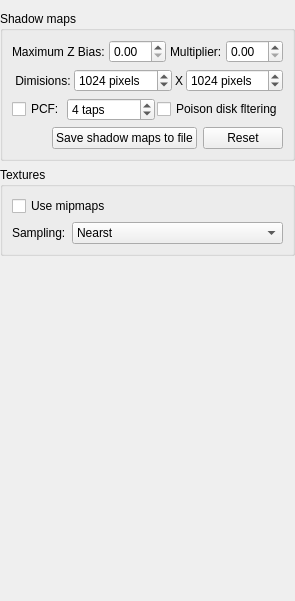
     <widget class="QWidget" name="tabRendering">
      <attribute name="title">
       <string>Renderer</string>
      </attribute>
      <layout class="QVBoxLayout" name="_19">
       <property name="leftMargin">
        <number>0</number>
       </property>
       <property name="rightMargin">
        <number>0</number>
       </property>
       <item>
        <widget class="QGroupBox" name="groupBox">
         <property name="title">
          <string>Shadow maps</string>
         </property>
         <layout class="QVBoxLayout" name="_14">
          <item>
           <layout class="QHBoxLayout" name="layout_14">
            <property name="spacing">
             <number>4</number>
            </property>
            <item>
             <widget class="QLabel" name="label_22">
              <property name="sizePolicy">
               <sizepolicy hsizetype="Preferred" vsizetype="Preferred">
                <horstretch>0</horstretch>
                <verstretch>0</verstretch>
               </sizepolicy>
              </property>
              <property name="text">
               <string>Maximum Z Bias:</string>
              </property>
             </widget>
            </item>
            <item>
             <widget class="QDoubleSpinBox" name="maxZBias">
              <property name="sizePolicy">
               <sizepolicy hsizetype="Expanding" vsizetype="Fixed">
                <horstretch>0</horstretch>
                <verstretch>0</verstretch>
               </sizepolicy>
              </property>
             </widget>
            </item>
            <item>
             <widget class="QLabel" name="label_23">
              <property name="sizePolicy">
               <sizepolicy hsizetype="Preferred" vsizetype="Preferred">
                <horstretch>0</horstretch>
                <verstretch>0</verstretch>
               </sizepolicy>
              </property>
              <property name="text">
               <string>Multiplier:</string>
              </property>
             </widget>
            </item>
            <item>
             <widget class="QDoubleSpinBox" name="zBiasMultiplier">
              <property name="sizePolicy">
               <sizepolicy hsizetype="Expanding" vsizetype="Fixed">
                <horstretch>0</horstretch>
                <verstretch>0</verstretch>
               </sizepolicy>
              </property>
             </widget>
            </item>
           </layout>
          </item>
          <item>
           <layout class="QHBoxLayout" name="layout_13">
            <property name="spacing">
             <number>3</number>
            </property>
            <item>
             <widget class="QLabel" name="label_20">
              <property name="sizePolicy">
               <sizepolicy hsizetype="Minimum" vsizetype="Preferred">
                <horstretch>0</horstretch>
                <verstretch>0</verstretch>
               </sizepolicy>
              </property>
              <property name="text">
               <string> Dimisions:</string>
              </property>
             </widget>
            </item>
            <item>
             <widget class="QSpinBox" name="shadowMapXDimision">
              <property name="sizePolicy">
               <sizepolicy hsizetype="Expanding" vsizetype="Fixed">
                <horstretch>0</horstretch>
                <verstretch>0</verstretch>
               </sizepolicy>
              </property>
              <property name="suffix">
               <string> pixels</string>
              </property>
              <property name="minimum">
               <number>1</number>
              </property>
              <property name="maximum">
               <number>32768</number>
              </property>
              <property name="value">
               <number>1024</number>
              </property>
             </widget>
            </item>
            <item>
             <widget class="QLabel" name="label_24">
              <property name="text">
               <string>X</string>
              </property>
             </widget>
            </item>
            <item>
             <widget class="QSpinBox" name="shadowMapYDimision">
              <property name="sizePolicy">
               <sizepolicy hsizetype="Expanding" vsizetype="Fixed">
                <horstretch>0</horstretch>
                <verstretch>0</verstretch>
               </sizepolicy>
              </property>
              <property name="suffix">
               <string> pixels</string>
              </property>
              <property name="minimum">
               <number>1</number>
              </property>
              <property name="maximum">
               <number>32768</number>
              </property>
              <property name="value">
               <number>1024</number>
              </property>
             </widget>
            </item>
           </layout>
          </item>
          <item>
           <layout class="QHBoxLayout" name="layout_15">
            <property name="spacing">
             <number>2</number>
            </property>
            <item>
             <widget class="QCheckBox" name="pcfEnabledBox">
              <property name="sizePolicy">
               <sizepolicy hsizetype="Preferred" vsizetype="Fixed">
                <horstretch>0</horstretch>
                <verstretch>0</verstretch>
               </sizepolicy>
              </property>
              <property name="text">
               <string>PCF:</string>
              </property>
             </widget>
            </item>
            <item>
             <widget class="QSpinBox" name="pcfTapsBox">
              <property name="sizePolicy">
               <sizepolicy hsizetype="Expanding" vsizetype="Fixed">
                <horstretch>0</horstretch>
                <verstretch>0</verstretch>
               </sizepolicy>
              </property>
              <property name="suffix">
               <string> taps</string>
              </property>
              <property name="maximum">
               <number>32</number>
              </property>
              <property name="value">
               <number>4</number>
              </property>
             </widget>
            </item>
            <item>
             <widget class="QCheckBox" name="possionMapFilter">
              <property name="text">
               <string>Poison disk fltering</string>
              </property>
             </widget>
            </item>
           </layout>
          </item>
          <item>
           <layout class="QHBoxLayout" name="_22">
            <item>
             <spacer name="horizontalSpacer">
              <property name="orientation">
               <enum>Qt::Horizontal</enum>
              </property>
              <property name="sizeHint" stdset="0">
               <size>
                <width>40</width>
                <height>20</height>
               </size>
              </property>
             </spacer>
            </item>
            <item>
             <widget class="QPushButton" name="buttonSaveShadowMaps">
              <property name="sizePolicy">
               <sizepolicy hsizetype="Fixed" vsizetype="Fixed">
                <horstretch>0</horstretch>
                <verstretch>0</verstretch>
               </sizepolicy>
              </property>
              <property name="text">
               <string>Save shadow maps to file</string>
              </property>
             </widget>
            </item>
            <item>
             <widget class="QPushButton" name="pushButton_5">
              <property name="text">
               <string>Reset</string>
              </property>
             </widget>
            </item>
           </layout>
          </item>
         </layout>
        </widget>
       </item>
       <item>
        <widget class="QGroupBox" name="groupBox_7">
         <property name="title">
          <string>Textures</string>
         </property>
         <layout class="QGridLayout" name="_24">
          <item row="0" column="0" colspan="2">
           <widget class="QCheckBox" name="checkBox_4">
            <property name="text">
             <string>Use mipmaps</string>
            </property>
           </widget>
          </item>
          <item row="1" column="0">
           <widget class="QLabel" name="label_26">
            <property name="text">
             <string>Sampling:</string>
            </property>
           </widget>
          </item>
          <item row="1" column="1">
           <widget class="QComboBox" name="comboBox_4">
            <property name="sizePolicy">
             <sizepolicy hsizetype="Expanding" vsizetype="Fixed">
              <horstretch>0</horstretch>
              <verstretch>0</verstretch>
             </sizepolicy>
            </property>
            <item>
             <property name="text">
              <string>Nearst</string>
             </property>
            </item>
            <item>
             <property name="text">
              <string>Bi-linear</string>
             </property>
            </item>
            <item>
             <property name="text">
              <string>Tri-linear</string>
             </property>
            </item>
           </widget>
          </item>
         </layout>
        </widget>
       </item>
       <item>
        <spacer name="verticalSpacer">
         <property name="orientation">
          <enum>Qt::Vertical</enum>
         </property>
         <property name="sizeHint" stdset="0">
          <size>
           <width>20</width>
           <height>334</height>
          </size>
         </property>
        </spacer>
       </item>
      </layout>
     </widget>
